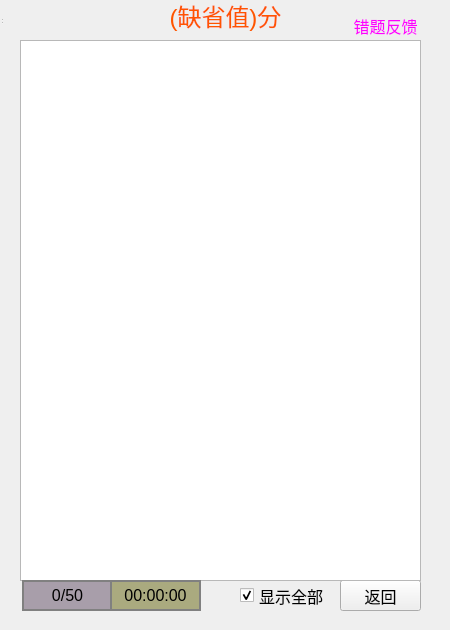
<?xml version="1.0" encoding="UTF-8"?>
<ui version="4.0">
 <class>reason</class>
 <widget class="QWidget" name="reason">
  <property name="geometry">
   <rect>
    <x>0</x>
    <y>0</y>
    <width>450</width>
    <height>630</height>
   </rect>
  </property>
  <property name="sizePolicy">
   <sizepolicy hsizetype="Fixed" vsizetype="Fixed">
    <horstretch>0</horstretch>
    <verstretch>0</verstretch>
   </sizepolicy>
  </property>
  <property name="font">
   <font>
    <pointsize>12</pointsize>
   </font>
  </property>
  <property name="windowTitle">
   <string>错误的题目</string>
  </property>
  <widget class="QWidget" name="centralwidget" native="true">
   <property name="geometry">
    <rect>
     <x>0</x>
     <y>0</y>
     <width>450</width>
     <height>630</height>
    </rect>
   </property>
   <property name="sizePolicy">
    <sizepolicy hsizetype="Fixed" vsizetype="Fixed">
     <horstretch>0</horstretch>
     <verstretch>0</verstretch>
    </sizepolicy>
   </property>
   <widget class="QPushButton" name="pushButton">
    <property name="geometry">
     <rect>
      <x>340</x>
      <y>580</y>
      <width>81</width>
      <height>31</height>
     </rect>
    </property>
    <property name="text">
     <string>返回</string>
    </property>
   </widget>
   <widget class="QLabel" name="score">
    <property name="geometry">
     <rect>
      <x>10</x>
      <y>0</y>
      <width>431</width>
      <height>31</height>
     </rect>
    </property>
    <property name="font">
     <font>
      <pointsize>18</pointsize>
     </font>
    </property>
    <property name="styleSheet">
     <string notr="true">color: rgb(255, 85, 0);</string>
    </property>
    <property name="text">
     <string>(缺省值)分</string>
    </property>
    <property name="alignment">
     <set>Qt::AlignCenter</set>
    </property>
   </widget>
   <widget class="QCheckBox" name="checkBox">
    <property name="geometry">
     <rect>
      <x>240</x>
      <y>580</y>
      <width>101</width>
      <height>31</height>
     </rect>
    </property>
    <property name="text">
     <string>显示全部</string>
    </property>
    <property name="checked">
     <bool>true</bool>
    </property>
   </widget>
   <widget class="QPushButton" name="pushButton_2">
    <property name="geometry">
     <rect>
      <x>350</x>
      <y>10</y>
      <width>71</width>
      <height>31</height>
     </rect>
    </property>
    <property name="font">
     <font>
      <pointsize>12</pointsize>
     </font>
    </property>
    <property name="styleSheet">
     <string notr="true">color: rgb(255, 0, 255);</string>
    </property>
    <property name="text">
     <string>错题反馈</string>
    </property>
    <property name="flat">
     <bool>true</bool>
    </property>
   </widget>
   <widget class="QListView" name="topicView">
    <property name="geometry">
     <rect>
      <x>20</x>
      <y>40</y>
      <width>401</width>
      <height>541</height>
     </rect>
    </property>
   </widget>
   <widget class="QLabel" name="countS">
    <property name="geometry">
     <rect>
      <x>22</x>
      <y>580</y>
      <width>91</width>
      <height>31</height>
     </rect>
    </property>
    <property name="font">
     <font>
      <pointsize>12</pointsize>
     </font>
    </property>
    <property name="styleSheet">
     <string notr="true">border:2px solid gray;
background-color: rgb(168, 158, 170);</string>
    </property>
    <property name="text">
     <string>0/50</string>
    </property>
    <property name="alignment">
     <set>Qt::AlignCenter</set>
    </property>
   </widget>
   <widget class="QLabel" name="timeS">
    <property name="geometry">
     <rect>
      <x>110</x>
      <y>580</y>
      <width>91</width>
      <height>31</height>
     </rect>
    </property>
    <property name="font">
     <font>
      <pointsize>12</pointsize>
     </font>
    </property>
    <property name="styleSheet">
     <string notr="true">border:2px solid gray;
background-color: rgb(170, 170, 127);</string>
    </property>
    <property name="text">
     <string>00:00:00</string>
    </property>
    <property name="alignment">
     <set>Qt::AlignCenter</set>
    </property>
   </widget>
  </widget>
  <widget class="QStatusBar" name="statusbar">
   <property name="geometry">
    <rect>
     <x>0</x>
     <y>0</y>
     <width>3</width>
     <height>25</height>
    </rect>
   </property>
  </widget>
 </widget>
 <resources/>
 <connections/>
</ui>
